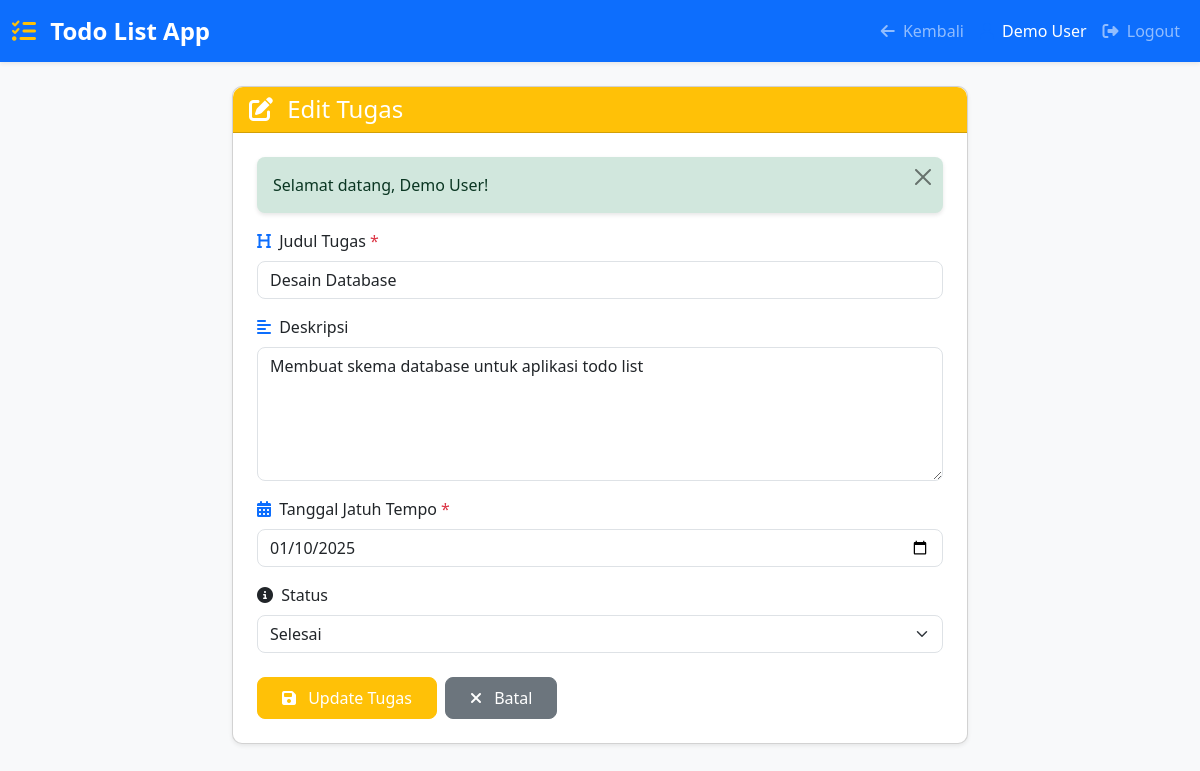
The app's page /pages/edit_task.php?id=2 (signed in) with its own data.
### tables this page shows
CREATE TABLE IF NOT EXISTS tasks (
    id INT AUTO_INCREMENT PRIMARY KEY,
    user_id INT NOT NULL,
    title VARCHAR(255) NOT NULL,
    description TEXT,
    due_date DATE,
    status ENUM('pending', 'completed') DEFAULT 'pending',
    created_at TIMESTAMP DEFAULT CURRENT_TIMESTAMP,
    updated_at TIMESTAMP DEFAULT CURRENT_TIMESTAMP ON UPDATE CURRENT_TIMESTAMP,
    FOREIGN KEY (user_id) REFERENCES users(id) ON DELETE CASCADE
);

### pages/edit_task.php (the view, shortened to what this page needs)
<?php
require_once __DIR__ . '/../includes/functions.php';
require_once __DIR__ . '/../config/database.php';
$task_id = $_GET['id'] ?? 0;
$stmt = $conn->prepare("SELECT * FROM tasks WHERE id = ? AND user_id = ?");
$stmt->bind_param("ii", $task_id, $_SESSION['user_id']);
$stmt->execute();
$result = $stmt->get_result();
$task = $result->fetch_assoc();
?>
<!DOCTYPE html>
<html lang="id">
<head>
    <link href="https://cdn.jsdelivr.net/npm/bootstrap@5.3.0/dist/css/bootstrap.min.css" rel="stylesheet">
    <link rel="stylesheet" href="https://cdnjs.cloudflare.com/ajax/libs/font-awesome/6.4.0/css/all.min.css">
    <link rel="stylesheet" href="../assets/css/style.css">
</head>
<body class="bg-light">
    <nav class="navbar navbar-expand-lg navbar-dark bg-primary shadow-sm">
        <div class="container-fluid">
            <a class="navbar-brand" href="dashboard.php">
                <i class="fas fa-tasks me-2"></i>
                Todo List App
            </a>
            <div class="collapse navbar-collapse" id="navbarNav">
                <ul class="navbar-nav ms-auto">
                    <li class="nav-item">
                        <a class="nav-link" href="dashboard.php">
                            <i class="fas fa-arrow-left me-1"></i>
                            Kembali
                        </a>
                    </li>
                    <li class="nav-item">
                        <span class="nav-link text-white">
                            <i class="fas fa-user me-1"></i>
                            <?php echo htmlspecialchars($_SESSION['user_name']); ?>
                        </span>
                    </li>
                    <li class="nav-item">
                        <a class="nav-link" href="logout.php">
                            <i class="fas fa-sign-out-alt me-1"></i>
                            Logout
                        </a>
                    </li>
                </ul>
            </div>
        </div>
    </nav>
    <div class="container mt-4">
        <div class="row justify-content-center">
            <div class="col-md-8">
                <div class="card shadow-sm">
                    <div class="card-header bg-warning text-white">
                        <h4 class="mb-0">
                            <i class="fas fa-edit me-2"></i>
                            Edit Tugas
                        </h4>
                    </div>
                    <div class="card-body p-4">
                        <?php echo displayFlashMessage(); ?>
                        <form id="editTaskForm" action="../api/task_process.php" method="POST">
                            <div class="mb-3">
                                <label for="title" class="form-label">
                                    <i class="fas fa-heading me-1"></i>
                                    Judul Tugas <span class="text-danger">*</span>
                                </label>
                                <input type="text" class="form-control" id="title" name="title"
                                       value="<?php echo htmlspecialchars($task['title']); ?>"
                                       placeholder="Masukkan judul tugas" required maxlength="255">
                            </div>
                            <div class="mb-3">
                                <label for="description" class="form-label">
                                    <i class="fas fa-align-left me-1"></i>
                                    Deskripsi
                                </label>
                                <textarea class="form-control" id="description" name="description"
                                          rows="5" placeholder="Masukkan deskripsi tugas (opsional)"><?php echo htmlspecialchars($task['description']); ?></textarea>
                            </div>
                            <div class="mb-3">
                                <label for="due_date" class="form-label">
                                    <i class="fas fa-calendar-alt me-1"></i>
                                    Tanggal Jatuh Tempo <span class="text-danger">*</span>
                                </label>
                                <input type="date" class="form-control" id="due_date" name="due_date"
                                       value="<?php echo $task['due_date']; ?>" required>
                            </div>
                            <div class="mb-4">
                                <label for="status" class="form-label">
                                    <i class="fas fa-info-circle me-1"></i>
                                    Status
                                </label>
                                <select class="form-select" id="status" name="status">
                                    <option value="completed" <?php echo $task['status'] === 'completed' ? 'selected' : ''; ?>>
                                        Selesai
                                    </option>
                                </select>
                            </div>
                            <div class="d-flex gap-2">
                                <button type="submit" class="btn btn-warning text-white">
                                    <i class="fas fa-save me-2"></i>
                                    Update Tugas
                                </button>
                                <a href="dashboard.php" class="btn btn-secondary">
                                    <i class="fas fa-times me-2"></i>
                                    Batal
                                </a>
                            </div>
                        </form>
                    </div>
                </div>
            </div>
        </div>
    </div>
</body>
</html>

### assets/css/style.css (style rules this page uses)
:root { --primary-color: #0d6efd; --secondary-color: #6c757d; --success-color: #198754; --warning-color: #ffc107; --danger-color: #dc3545; --info-color: #0dcaf0; --light-bg: #f8f9fa; }
* { margin: 0; padding: 0; box-sizing: border-box; }
body { font-family: 'Segoe UI', Tahoma, Geneva, Verdana, sans-serif; background-color: var(--light-bg); min-height: 100vh; }
.navbar-brand { font-weight: bold; font-size: 1.5rem; }
.navbar-brand i { color: #ffc107; }
.card { border-radius: 10px; transition: transform 0.2s ease, box-shadow 0.2s ease; }
.card-header { border-radius: 10px 10px 0 0 !important; }
.form-label { font-weight: 500; margin-bottom: 0.5rem; }
.form-control, .form-select { border-radius: 8px; }
.btn { border-radius: 8px; padding: 0.5rem 1.5rem; font-weight: 500; transition: all 0.3s ease; }
.fa-tasks { color: #ffc107; }
.fa-user, .fa-envelope, .fa-lock, .fa-heading, .fa-align-left, .fa-calendar-alt { color: var(--primary-color); }

### records on screen
tasks: title "Desain Database", description "Membuat skema database untuk aplikasi todo list", due_date "01/10/2025", status "Selesai"

### other values on screen
$_SESSION['user_name'] "Demo User"
displayFlashMessage() "Selamat datang, Demo User!"
